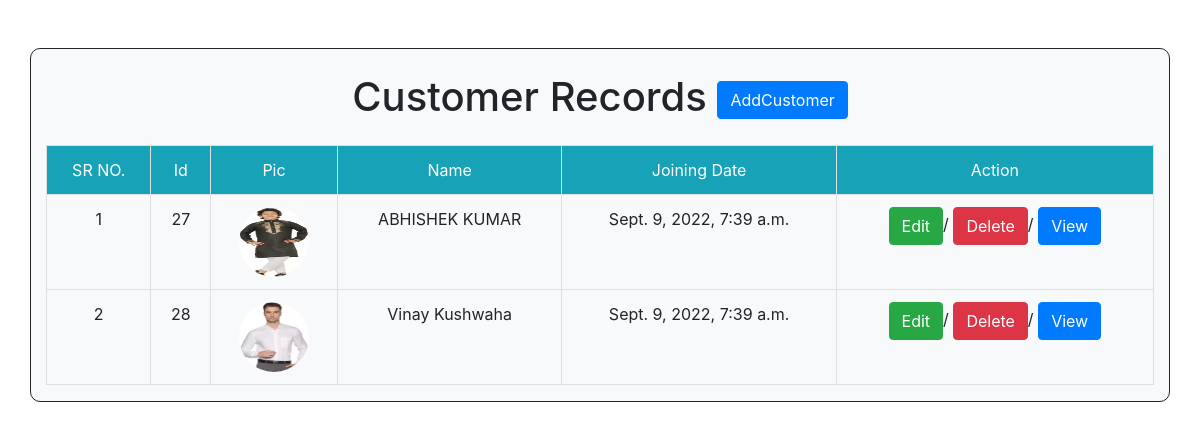
The page / on the database its author committed.
### cms/models.py (models this page shows, shortened)
class Customer(models.Model):
    image=models.ImageField(upload_to="uploads",default="a.png")
    name=models.CharField(max_length=100)
    mobile=models.CharField(max_length=10)
    email=models.EmailField(unique=True)
    address=models.TextField()
    joining_date=models.DateTimeField(auto_now=True)
    status=models.BooleanField(default=True)

### cms/views.py (the view)
# urls.py: path('', views.customer_list),
def customer_list(request):
    records=Customer.objects.all()
    mydict={'records':records}
    return render(request,'listingpage.html',context=mydict)

### cms/templates/listingpage.html (shortened to what this page needs)
<!DOCTYPE html>
<html lang="en">
<head>
    <link rel="stylesheet" href="https://cdn.jsdelivr.net/npm/bootstrap@4.6.1/dist/css/bootstrap.min.css">
</head>
<body>
<div class="container mt-5 bg-light" style="border:1px solid ; background-color:#1111; border-radius: 10px;">
    <h1 class="m-4 text-center"> Customer Records <a href="/add/" class="btn btn-primary">AddCustomer</a></h1>
    <table class="table table-bordered">
        <tr class="bg-info text-white text-center ">
            <td > SR NO.  </td>
            <td > Id  </td>
            <td> Pic  </td>
            <td> Name  </td>
            <td> Joining Date  </td>
            <td> Action  </td>
        </tr>
        {%for rec in records %}
        <tr class="text-center">
            <td>{{forloop.counter}}</td>
            <td>{{rec.id}}</td>
            <td><img src="/media/{{rec.image}}"class="rounded-circle" height="70px" width="70px"></td>
            <td>{{rec.name}}</td>
            <td>{{rec.joining_date}}</td>
            <td> <a href="/edit/{{rec.id}}" class="btn btn-success">Edit</a>/
                <a href="/delete/{{rec.id}}" class="btn btn-danger">Delete</a>/
                <a href="/view/{{rec.id}}" class="btn btn-primary">View</a>
            </td>
        </tr>
    {%endfor%}
    </table>
</div>
</body>
</html>

### rows shown on the page
Customer: id "27", image (picture), name "ABHISHEK KUMAR", joining_date "Sept. 9, 2022, 7:39 a.m."
Customer: id "28", image (picture), name "Vinay Kushwaha", joining_date "Sept. 9, 2022, 7:39 a.m."
